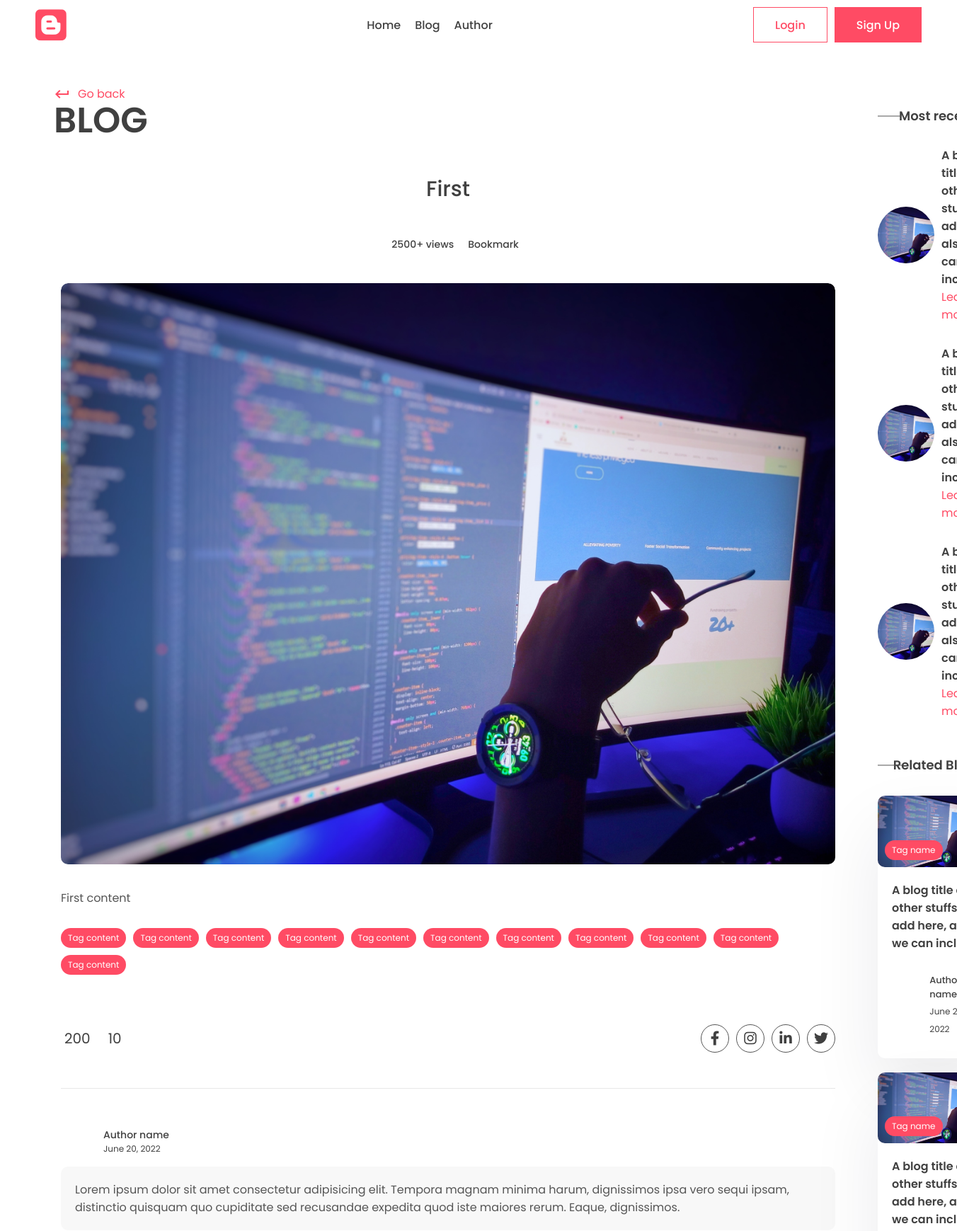
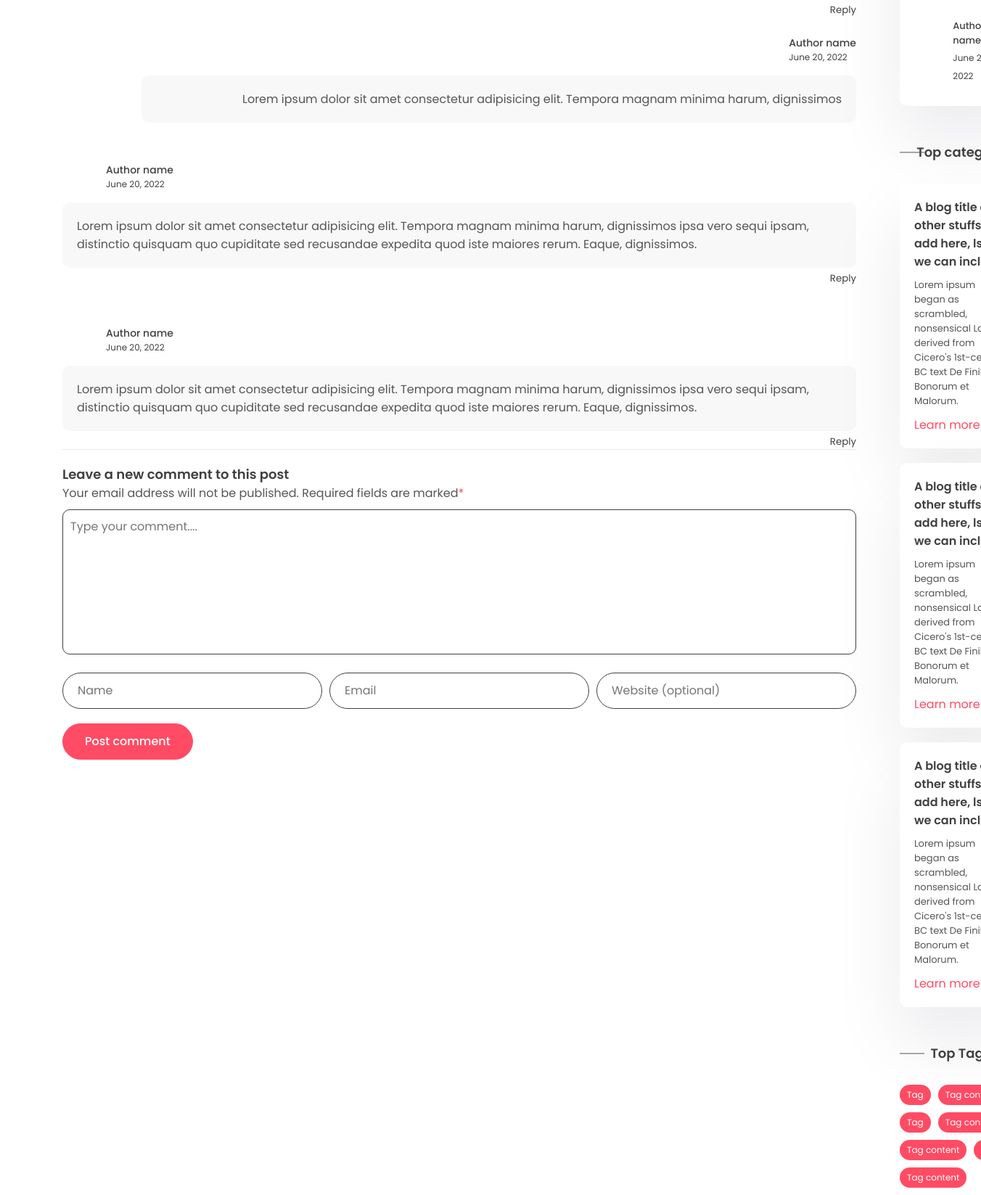
The app's page /post/first (upper part) with its own data (2 pictures, top to bottom).
### app/models.py (models this page shows)
class Post(models.Model):
    title=models.CharField(max_length=200)
    content=models.TextField()
    last_updates=models.DateTimeField(auto_now=True)
    slug=models.SlugField(max_length=200,unique=True)
    image=models.ImageField(null=True,blank=True,upload_to="images/")
    tags=models.ManyToManyField(Tag,blank=True,related_name='post')

### app/views.py (the view)
# urls.py: path('post/<slug:slug>',views.post_page,name='post_page'),
def post_page(request,slug):
    post=Post.objects.get(slug=slug)
    context={'post':post}
    return render(request,'app/post.html',context)

### app/templates/app/post.html (shortened to what this page needs)
{% extends "base.html" %}
{% block content %}
      <div class="container">
        <div class="layout">
          <div class="left">
            <div class="page-top">
              <div class="top flex">
                <div class="page-name">
                  <a href="#" class="learn">
                    <span class="material-icons"> keyboard_return </span> Go
                    back
                  </a>
                  <h1>Blog</h1>
                </div>
              </div>
            </div>
            <center>
              <div class="typo">
                <h1 class="title blog-title">
                  {{post.title}}
                </h1>
                <div class="timeline">
                  <div class="track">
                    <p class="view-count">2500+ views</p>
                  </div>
                  <div class="track">
                    <form action="" method="POST">
                      <button type="submit" class="btn btn-info">
                        <p class="bookmark">Bookmark</p>
                      </button>
                    </form>
                  </div>
                </div>
              </div>
            </center>
            <section class="mt">
              <div class="container">
                <div class="blog-post">
                  <div class="post-img blog-img">
                    <img src="{{post.image.url}}" alt="" />
                  </div>
                  <div class="blog-post-content">
                    <p>
                      {{post.content}}
                    </p>
                    <div class="blog-tags">
                      <div class="tag">Tag content</div>
                      <div class="tag">Tag content</div>
                      <div class="tag">Tag content</div>
                      <div class="tag">Tag content</div>
                      <div class="tag">Tag content</div>
                      <div class="tag">Tag content</div>
                      <div class="tag">Tag content</div>
                      <div class="tag">Tag content</div>
                      <div class="tag">Tag content</div>
                      <div class="tag">Tag content</div>
                      <div class="tag">Tag content</div>
                    </div>
                    <div class="social-share">
                      <div class="reactions">
                        <div class="likes">
                           <span>200</span>
                        </div>
                        <div class="total-comments">
                          <span>10</span>
                        </div>
                      </div>
                      <div class="share">
                        <div class="social">
                          <a href="#">
                            <i class="fa-brands fa-facebook-f"></i>
                          </a>
                          <a href="#">
                            <i class="fa-brands fa-instagram"></i>
                          </a>
                          <a href="#">
                            <i class="fa-brands fa-linkedin-in"></i>
                          </a>
                          <a href="#">
                            <i class="fa-brands fa-twitter"></i>
                          </a>
                        </div>
                      </div>
                    </div>
                    <div class="user-comment">
                      <div class="author">
                        <div class="profile-pic">
                        </div>
                        <div class="details">
                          <p>Author name</p>
                          <small>June 20, 2022</small>
                        </div>
                      </div>
                      <div class="comment-sec-main">
                        <div class="comment-sec">
                          <div class="comment">
                            <p>
                              Lorem ipsum dolor sit amet consectetur adipisicing
                              elit. Tempora magnam minima harum, dignissimos
                              ipsa vero sequi ipsam, distinctio quisquam quo
                              cupiditate sed recusandae expedita quod iste
                              maiores rerum. Eaque, dignissimos.
                            </p>
                          </div>
                          <div class="reply">
                            <button onclick="toggleDiv(this)">Reply</button>
                          </div>
                        </div>
                        <div class="public-reply">
                          <div class="author">
                            <div class="profile-pic">
                            </div>
                            <div class="details">
                              <p>Author name</p>
                              <small>June 20, 2022</small>
                            </div>
                          </div>
                          <div class="comment">
                            <p>
                              Lorem ipsum dolor sit amet consectetur adipisicing
                              elit. Tempora magnam minima harum, dignissimos
                            </p>
                          </div>
                        </div>
                      </div>
                    </div>
                    <div class="user-comment">
                      <div class="author">
                        <div class="profile-pic">
                        </div>
                        <div class="details">
                          <p>Author name</p>
                          <small>June 20, 2022</small>
                        </div>
                      </div>
                      <div class="comment-sec-main">
                        <div class="comment-sec">
                          <div class="comment">
                            <p>
                              Lorem ipsum dolor sit amet consectetur adipisicing
                              elit. Tempora magnam minima harum, dignissimos
                              ipsa vero sequi ipsam, distinctio quisquam quo
                              cupiditate sed recusandae expedita quod iste
                              maiores rerum. Eaque, dignissimos.
                            </p>
                          </div>
                          <div class="reply">
                            <button onclick="toggleDiv(this)">Reply</button>
                          </div>
                        </div>
                      </div>
                    </div>
                    <div class="user-comment">
                      <div class="author">
                        <div class="profile-pic">
                        </div>
                        <div class="details">
                          <p>Author name</p>
                          <small>June 20, 2022</small>
                        </div>
                      </div>
                      <div class="comment-sec-main">
                        <div class="comment-sec">
                          <div class="comment">
                            <p>
                              Lorem ipsum dolor sit amet consectetur adipisicing
                              elit. Tempora magnam minima harum, dignissimos
                              ipsa vero sequi ipsam, distinctio quisquam quo
                              cupiditate sed recusandae expedita quod
                              iste maiores rerum. Eaque, dignissimos.
                            </p>
                          </div>
                          <div class="reply">
                            <button onclick="toggleDiv(this)">Reply</button>
                          </div>
                        </div>
                      </div>
                    </div>
                  </div>
                </div>
                <div class="comment-box">
                  <h3>Leave a new comment to this post</h3>
                  <p>
                    Your email address will not be published. Required fields
                    are marked<span>*</span>
                  </p>
                  <form action="">
                    <textarea placeholder="Type your comment...."></textarea>
                    <div class="grid-3">
                      <input type="text" placeholder="Name" />
                      <input type="temail" placeholder="Email" />
                      <input type="url" placeholder="Website (optional)" />
                    </div>
                    <button class="btn btn-primary rounded">
                      Post comment
                    </button>
                  </form>
                </div>
              </div>
            </section>
          </div>
          <div class="right">
            <div class="block">
              <h2 class="title2">Most recent</h2>
              <div class="recent-post">
                <div class="rounded-img">
                  <img src="../images/post.png" alt="" />
                </div>
                <div class="recent-content">
                  <h3>
                    A blog title and other stuffs will add here, also we can
                    incluse.
                  </h3>
                  <a class="learn" href="#"
                    >Learn more
                    <span class="material-icons"> trending_flat </span></a
                  >
                </div>
              </div>
              <div class="recent-post">
                <div class="rounded-img">
                  <img src="../images/post.png" alt="" />
                </div>
                <div class="recent-content">
                  <h3>
                    A blog title and other stuffs will add here, also we can
                    incluse.
                  </h3>
                  <a class="learn" href="#"
                    >Learn more
                    <span class="material-icons"> trending_flat </span></a
                  >
                </div>
              </div>
              <div class="recent-post">
                <div class="rounded-img">
                  <img src="../images/post.png" alt="" />
                </div>
                <div class="recent-content">
                  <h3>
                    A blog title and other stuffs will add here, also we can
                    incluse.
                  </h3>
                  <a class="learn" href="#"
                    >Learn more
                    <span class="material-icons"> trending_flat </span></a
                  >
                </div>
              </div>
            </div>
            <div class="block r-blog">
              <h2 class="title2">Related Blogs</h2>
              <a href="#">
                <div class="card">
                  <div class="post-img">
                    <img src="../images/post.png" alt="" />
                    <div class="tag">Tag name</div>
                  </div>
                  <div class="card-content">
                    <h3>
                      A blog title and other stuffs will add here, also we can
                      include.
                    </h3>
                    <div class="author">
                      <div class="profile-pic">
                      </div>
                      <div class="details">
                        <p>Author name</p>
                        <small>June 20, 2022</small>
                      </div>
                    </div>
                  </div>
                </div>
              </a>
              <a href="#">
                <div class="card">
                  <div class="post-img">
                    <img src="../images/post.png" alt="" />
                    <div class="tag">Tag name</div>
                  </div>
                  <div class="card-content">
                    <h3>
                      A blog title and other stuffs will add here, also we can
                      include.
                    </h3>
                    <div class="author">
                      <div class="profile-pic">
                      </div>
                      <div class="details">
                        <p>Author name</p>
                        <small>June 20, 2022</small>
                      </div>
                    </div>
                  </div>
                </div>
              </a>
            </div>
            <div class="block">
              <h2 class="title2">Top category</h2>
              <div class="card">
                <h3>
                  A blog title and other stuffs will add here, lso we can
                  incluse.
                </h3>
                <p>
                  Lorem ipsum began as scrambled, nonsensical Latin derived from
                  Cicero's 1st-century BC text De Finibus Bonorum et Malorum.
                </p>
                <a class="learn" href="#"
                  >Learn more
                  <span class="material-icons"> trending_flat </span></a
                >
              </div>
              <div class="card">
                <h3>
                  A blog title and other stuffs will add here, lso we can
                  incluse.
                </h3>
                <p>
                  Lorem ipsum began as scrambled, nonsensical Latin derived from
                  Cicero's 1st-century BC text De Finibus Bonorum et Malorum.
                </p>
                <a class="learn" href="#"
                  >Learn more
                  <span class="material-icons"> trending_flat </span></a
                >
              </div>
              <div class="card">
                <h3>
                  A blog title and other stuffs will add here, lso we can
                  incluse.
                </h3>
                <p>
                  Lorem ipsum began as scrambled, nonsensical Latin derived from
                  Cicero's 1st-century BC text De Finibus Bonorum et Malorum.
                </p>
                <a class="learn" href="#"
                  >Learn more
                  <span class="material-icons"> trending_flat </span></a
                >
              </div>
            </div>
            <div class="block">
              <h2 class="title2">Top Tags</h2>
              <div class="blog-tags">
                <div class="tag">Tag</div>
                <div class="tag">Tag content</div>
                <div class="tag">Tag</div>
                <div class="tag">Tag content</div>
                <div class="tag">Tag content</div>
                <div class="tag">Tag</div>
                <div class="tag">Tag content</div>
              </div>
            </div>
          </div>
        </div>
      </div>
    {% endblock content  %}

### records on screen
Post: title "First", image (picture), content "First content"
